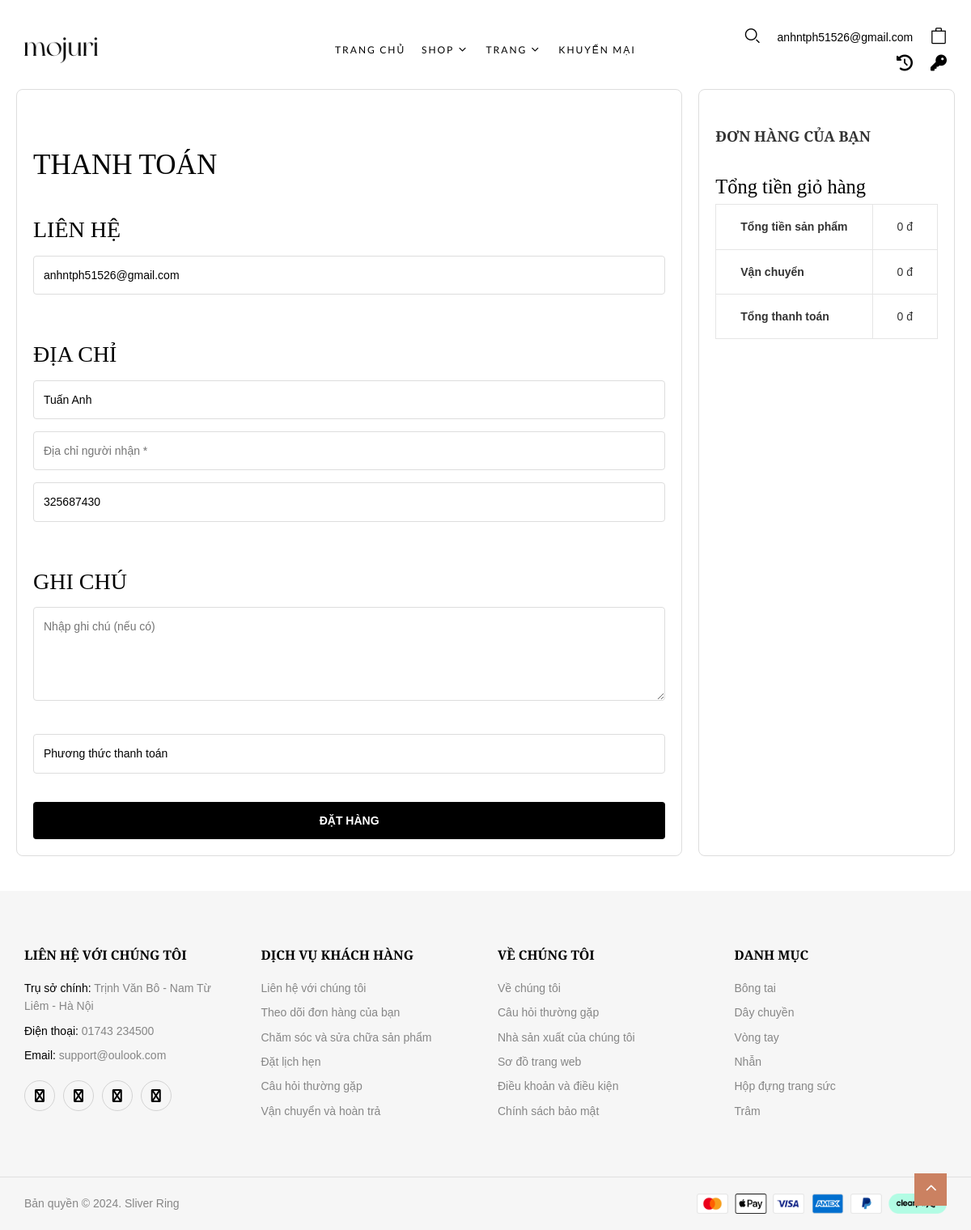
Before: /?act=thanh-toan (signed in) with the older database file.
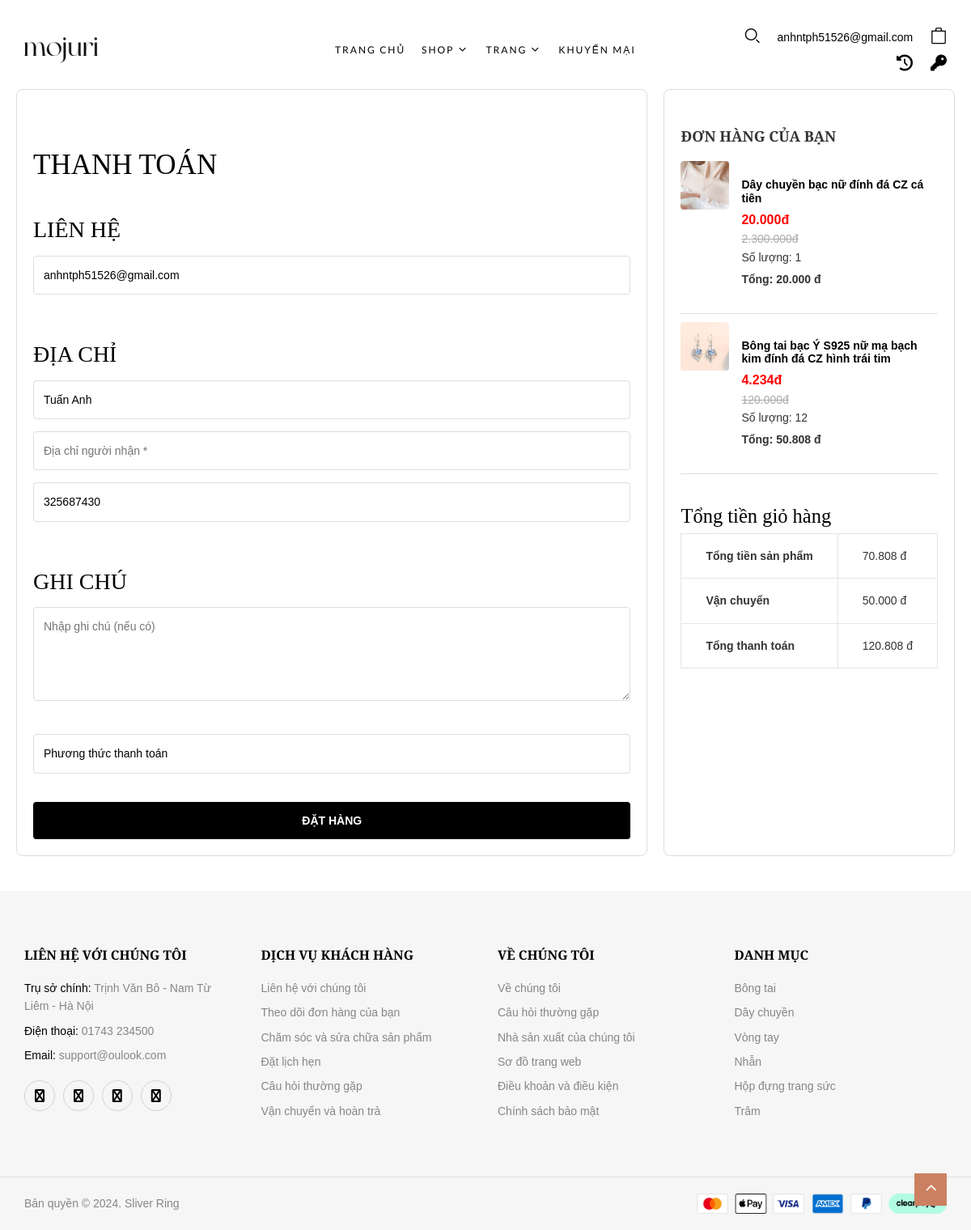
After: the same page with the newer database file.
### tables this page shows
CREATE TABLE `chi_tiet_gio_hangs` (
  `id` int NOT NULL,
  `gio_hang_id` int NOT NULL,
  `san_pham_id` int NOT NULL,
  `so_luong` int NOT NULL
);

CREATE TABLE `san_phams` (
  `id` int NOT NULL,
  `ten` varchar(255) NOT NULL,
  `img` text NOT NULL,
  `gia_ban` decimal(10,0) NOT NULL,
  `gia_km` decimal(10,0) NOT NULL,
  `mo_ta` text NOT NULL,
  `so_luong` int NOT NULL,
  `date` date DEFAULT NULL,
  `trang_thai` int NOT NULL,
  `gia_nhap` decimal(10,0) NOT NULL,
  `danh_muc_id` int NOT NULL
);

### commons/function.php (called while the page is built, shortened)
<?php
function connectDB()
{
    $host = DB_HOST;
    $port = DB_PORT;
    $dbname = DB_NAME;
    try {
        $conn = new PDO("mysql:host=$host;port=$port;dbname=$dbname", DB_USERNAME, DB_PASSWORD);
        $conn->setAttribute(PDO::ATTR_ERRMODE, PDO::ERRMODE_EXCEPTION);
        $conn->setAttribute(PDO::ATTR_DEFAULT_FETCH_MODE, PDO::FETCH_ASSOC);
        return $conn;
    } catch (PDOException $e) {
        echo ("Connection failed: " . $e->getMessage());
    }
}

### models/TaiKhoan.php (called while the page is built, shortened)
<?php
class TaiKhoan
{
    public $conn;
    public function __construct()
    {
        $this->conn = connectDB();
    }
    public function getAllTaiKhoanformEmail($email)
    {
        try {
            $sql = "SELECT * FROM tai_khoans WHERE email = :email";
            $stmt = $this->conn->prepare($sql);
            $stmt->bindParam(':email', $email);
            $stmt->execute([
                ':email' => $email
            ]);
            return $stmt->fetch();
        } catch (PDOException $e) {
            echo 'Lỗi' . $e->getMessage();
        }
    }
}

### models/GioHang.php (called while the page is built, shortened)
<?php
class GioHang
{
    public $conn;
    public function __construct()
    {
        $this->conn = connectDB();
    }
    public function getGioHangFromUser($id)
    {
        try {
            $sql = 'SELECT * FROM gio_hangs WHERE tai_khoan_id = :tai_khoan_id';
            $stmt = $this->conn->prepare($sql);
            $stmt->execute([':tai_khoan_id' => $id]);
            return $stmt->fetch();
        } catch (Exception $e) {
            echo "Lỗi" . $e->getMessage();
        }
    }
    public function getDetailGioHang($id)
    {
        try {
            $sql = 'SELECT chi_tiet_gio_hangs.*, san_phams.ten, san_phams.img, san_phams.gia_ban, san_phams.gia_km
            FROM chi_tiet_gio_hangs
            INNER JOIN san_phams ON chi_tiet_gio_hangs.san_pham_id = san_phams.id
            WHERE chi_tiet_gio_hangs.gio_hang_id = :gio_hang_id';
            $stmt = $this->conn->prepare($sql);
            $stmt->execute([':gio_hang_id' => $id]);
            return $stmt->fetchAll();
        } catch (Exception $e) {
            echo "Lỗi" . $e->getMessage();
        }
    }
}

### views/thanhtoan.php (the view, shortened to what the changed rows need)
<?php require_once('views/layout/header.php'); ?>
<body class="home">
    <div id="page" class="hfeed page-wrapper">
        <?php require_once('views/layout/menu.php'); ?>
        <head>
            <link rel="stylesheet" href="https://cdn.jsdelivr.net/npm/bootstrap-icons@1.5.0/font/bootstrap-icons.css">
        </head>
        <main><br><br><br><br>
            <div class="container">
                <div class="checkout-form">
                    <h1>THANH TOÁN</h1>
                    <form action="?act=xu-li-thanh-toan" method="POST">
                        <div class="section">
                            <h2>LIÊN HỆ</h2>
                            <input type="email" id="email_nguoi_nhan" name="email_nguoi_nhan"
                                value="<?= $user['email'] ?>" placeholder="Địa chỉ email" required>
                        </div>
                        <div class="section">
                            <h2>ĐỊA CHỈ</h2>
                            <input type="text" id="ho_ten_nguoi_nhan" name="ho_ten_nguoi_nhan"
                                value="<?= $user['ho_ten'] ?>" placeholder="Họ và tên *" required>
                            <input id="dia_chi_nguoi_nhan" name="dia_chi_nguoi_nhan" type="text"
                                value="<?= $user['dia_chi'] ?>" placeholder="Địa chỉ người nhận *" required>
                            <input id="sdt_nguoi_nhan" name="sdt_nguoi_nhan" value="<?= $user['so_dien_thoai'] ?>"
                                type="text" placeholder="Số điện thoại *" required>
                        </div>
                        <div class="section">
                            <h2>GHI CHÚ</h2>
                            <textarea name="ghi_chu" placeholder="Nhập ghi chú (nếu có)" rows="4"></textarea>
                        </div>
                        <div class="section">
                            <select name="phuong_thuc_thanh_toan_id" required>
                                <option value="" disabled selected>Phương thức thanh toán</option>
                            </select>
                        </div>
                        <button type="submit" class="btn-submit">Đặt hàng</button>
                </div>
                <div class="order-summary">
                    <h2>ĐƠN HÀNG CỦA BẠN</h2>
                    <?php
                    $tongGioHang = 0;
                    foreach ($chiTietGioHang as $sanPham):
                    ?>
                        <div class="order-item">
                            <div class="product-info">
                                <div class="product-image">
                                    <a href="<?= "?act=chi-tiet-san-pham&id_san_pham=" . $sanPham['san_pham_id'] ?>">
                                        <img loading="lazy" src="<?= $sanPham['img'] ?>" alt="" class="pc__img">
                                    </a>
                                </div>
                                <div class="product-details">
                                    <h4>
                                        <a href=""><?= $sanPham['ten'] ?></a>
                                    </h4>
                                    <div class="product-price">
                                        <?php if ($sanPham['gia_km']) { ?>
                                            <span
                                                style="color: red;"><?= number_format($sanPham['gia_km'], 0, ',', '.') ?>đ</span><br>
                                            <span><del><?= number_format($sanPham['gia_ban'], 0, ',', '.') ?>đ</del></span>
                                        <?php } else { ?>
                                            <span><?= number_format($sanPham['gia_ban'], 0, ',', '.') ?>đ</span>
                                        <?php } ?>
                                        <br>
                                        <span>Số lượng: <?= $sanPham['so_luong'] ?></span>
                                    </div>
                                    <div class="product-subtotal">
                                        <?php
                                        $tongtien = $sanPham['gia_km'] ? $sanPham['gia_km'] * $sanPham['so_luong'] : $sanPham['gia_ban'] * $sanPham['so_luong'];
                                        $tongGioHang += $tongtien;
                                        echo "Tổng: " . number_format($tongtien, 0, ',', '.') . ' đ';
                                        ?>
                                    </div>
                                </div>
                            </div>
                        </div>
                        <hr>
                    <?php endforeach ?>
                    <div class="shopping-cart__totals-wrapper">
                        <div class="sticky-content">
                            <div class="shopping-cart__totals">
                                <h3>Tổng tiền giỏ hàng</h3>
                                <table class="cart-totals">
                                    <tbody>
                                        <tr>
                                            <th>Tổng tiền sản phẩm</th>
                                            <td> <?php echo number_format($tongGioHang, 0, ',', '.') ?> đ </td>
                                        </tr>
                                        <tr>
                                            <th>Vận chuyển</th>
                                            <td>
                                                <label class="form-check-label mb-2" for="free_shipping">
                                                    <?php $phiship = 50000;
                                                    if ($tongGioHang > 0) {
                                                        echo number_format($phiship, 0, ',', '.') . ' đ';
                                                    } else {
                                                        echo "0 đ";
                                                    }
                                                    ?>
                                                </label>
                                            </td>
                                        </tr>
                                        <tr>
                                            <th>Tổng thanh toán</th>
                                            <td><?php $phiship = 50000;
                                                if ($tongGioHang > 0) {
                                                    echo number_format($tongGioHang + $phiship, 0, ',', '.') . ' đ';
                                                } else {
                                                    echo "0 đ";
                                                }
                                                ?> </td>
                                        </tr>
                                    </tbody>
                                </table>
                            </div>
                        </div>
                    </div>
                </div>
            </div>
        </main>
        <br>
        <?php require_once './views/layout/footer.php'; ?>

Changed rows visible on the page:
added chi_tiet_gio_hangs: san_pham.img (picture), san_pham.ten "Dây chuyền bạc nữ đính đá CZ cá tiên", san_pham.gia_km "20.000", san_pham.gia_ban "2.300.000", so_luong "1", tongtien "20.000"
added chi_tiet_gio_hangs: san_pham.img (picture), san_pham.ten "Bông tai bạc Ý S925 nữ mạ bạch kim đính đá CZ hình trái tim", san_pham.gia_km "4.234", san_pham.gia_ban "120.000", so_luong "12", tongtien "50.808"
Other visible differences:
$tongGioHang: "0" → "70.808"
$phiship: (not shown) → "50.000"
$tongGioHang + $phiship: (not shown) → "120.808"
text no longer shown: "0 đ 0 đ"
text now shown: "đ đ"
